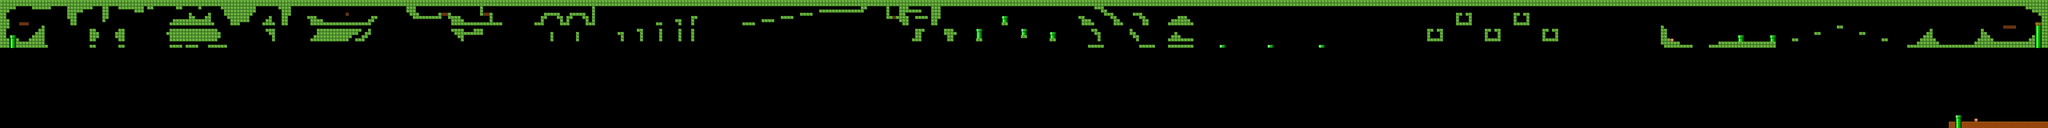

Tiled map render using the project's own tile images. Description and the map definition, with tile-layer contents summarised, below:
An orthogonal 640x40 tile map with 32x32 px tiles, 4 tile layers (land, pipein, pass, bonus), 3 tilesets and 238 objects (176x coin, 43x enemy, 13x wall, 2x bridge, born, ...).

<map version="1.0" orientation="orthogonal" width="640" height="40" tilewidth="32" tileheight="32">
 <tileset firstgid="1" name="blocks" tilewidth="32" tileheight="32">
  <image source="blocks.png" trans="4040ff" width="384" height="512" />
 </tileset>
 <tileset firstgid="193" name="bonus" tilewidth="32" tileheight="32">
  <image source="bonus.png" trans="4040ff" width="256" height="32" />
 </tileset>
 <tileset firstgid="201" name="destination" tilewidth="32" tileheight="32">
  <image source="destination.png" trans="4040ff" width="256" height="32" />
 </tileset>
 <layer name="land" width="640" height="40">
  <data>[25600 cells, 2430 non-empty, 11 distinct tile ids]</data>
 </layer>
 <layer name="pipein" width="640" height="40">
  <data>[25600 cells, 2 non-empty, 1 distinct tile ids]</data>
 </layer>
 <layer name="pass" width="640" height="40">
  <data>[25600 cells, 2 non-empty, 2 distinct tile ids]</data>
 </layer>
 <layer name="bonus" width="640" height="40">
  <data>[25600 cells, 13 non-empty, 1 distinct tile ids]</data>
 </layer>
 <objectgroup name="sprites" width="640" height="40">
  <object name="born" x="112" y="320" width="32" height="32">
   <properties>
    <property name="back" value="dc" />
    <property name="mapy" value="-800" />
   </properties>
  </object>
  <object type="bridge" x="448" y="256" width="128" height="32">
   <properties>
    <property name="created" value="0" />
    <property name="direct" value="rr" />
    <property name="length" value="500" />
   </properties>
  </object>
  <object type="bridge" x="448" y="416" width="128" height="32">
   <properties>
    <property name="created" value="0" />
    <property name="direct" value="rr" />
    <property name="length" value="500" />
   </properties>
  </object>
  <object name="coin" type="wall" x="256" y="224" width="32" height="32">
   <properties>
    <property name="created" value="0" />
    <property name="id" value="1" />
   </properties>
  </object>
  <object name="flower" type="wall" x="224" y="224" width="32" height="32">
   <properties>
    <property name="created" value="0" />
    <property name="id" value="1" />
   </properties>
  </object>
  <object name="coin" type="wall" x="192" y="224" width="32" height="32">
   <properties>
    <property name="created" value="0" />
    <property name="id" value="1" />
   </properties>
  </object>
  <object name="cn" type="coin" x="1024" y="320" width="32" height="32">
   <properties>
    <property name="created" value="0" />
   </properties>
  </object>
  <object name="cn" type="coin" x="1056" y="352" width="32" height="32">
   <properties>
    <property name="created" value="0" />
   </properties>
  </object>
  <object name="cn" type="coin" x="1056" y="320" width="32" height="32">
   <properties>
    <property name="created" value="0" />
   </properties>
  </object>
  <object name="cn" type="coin" x="1024" y="352" width="32" height="32">
   <properties>
    <property name="created" value="0" />
   </properties>
  </object>
  <object name="cn" type="coin" x="1088" y="352" width="32" height="32">
   <properties>
    <property name="created" value="0" />
   </properties>
  </object>
  <object name="cn" type="coin" x="1088" y="320" width="32" height="32">
   <properties>
    <property name="created" value="0" />
   </properties>
  </object>
  <object name="cn" type="coin" x="896" y="160" width="32" height="32">
   <properties>
    <property name="created" value="0" />
   </properties>
  </object>
  <object name="cn" type="coin" x="864" y="128" width="32" height="32">
   <properties>
    <property name="created" value="0" />
   </properties>
  </object>
  <object name="cn" type="coin" x="896" y="128" width="32" height="32">
   <properties>
    <property name="created" value="0" />
   </properties>
  </object>
  <object name="cn" type="coin" x="864" y="160" width="32" height="32">
   <properties>
    <property name="created" value="0" />
   </properties>
  </object>
  <object name="cn" type="coin" x="928" y="128" width="32" height="32">
   <properties>
    <property name="created" value="0" />
   </properties>
  </object>
  <object name="cn" type="coin" x="928" y="160" width="32" height="32">
   <properties>
    <property name="created" value="0" />
   </properties>
  </object>
  <object name="cn" type="coin" x="1184" y="160" width="32" height="32">
   <properties>
    <property name="created" value="0" />
   </properties>
  </object>
  <object name="cn" type="coin" x="1152" y="128" width="32" height="32">
   <properties>
    <property name="created" value="0" />
   </properties>
  </object>
  <object name="cn" type="coin" x="1184" y="128" width="32" height="32">
   <properties>
    <property name="created" value="0" />
   </properties>
  </object>
  <object name="cn" type="coin" x="1152" y="160" width="32" height="32">
   <properties>
    <property name="created" value="0" />
   </properties>
  </object>
  <object name="cn" type="coin" x="1216" y="128" width="32" height="32">
   <properties>
    <property name="created" value="0" />
   </properties>
  </object>
  <object name="cn" type="coin" x="1216" y="160" width="32" height="32">
   <properties>
    <property name="created" value="0" />
   </properties>
  </object>
  <object name="hedgehog" type="enemy" x="928" y="256" width="32" height="32">
   <properties>
    <property name="created" value="0" />
   </properties>
  </object>
  <object name="cn" type="coin" x="1472" y="192" width="32" height="32">
   <properties>
    <property name="created" value="0" />
   </properties>
  </object>
  <object name="cn" type="coin" x="1472" y="160" width="32" height="32">
   <properties>
    <property name="created" value="0" />
   </properties>
  </object>
  <object name="cn" type="coin" x="1440" y="160" width="32" height="32">
   <properties>
    <property name="created" value="0" />
   </properties>
  </object>
  <object name="cn" type="coin" x="1440" y="192" width="32" height="32">
   <properties>
    <property name="created" value="0" />
   </properties>
  </object>
  <object name="cn" type="coin" x="1312" y="384" width="32" height="32">
   <properties>
    <property name="created" value="0" />
   </properties>
  </object>
  <object name="cn" type="coin" x="1344" y="384" width="32" height="32">
   <properties>
    <property name="created" value="0" />
   </properties>
  </object>
  <object name="cn" type="coin" x="1344" y="352" width="32" height="32">
   <properties>
    <property name="created" value="0" />
   </properties>
  </object>
  <object name="cn" type="coin" x="1312" y="352" width="32" height="32">
   <properties>
    <property name="created" value="0" />
   </properties>
  </object>
  <object name="cn" type="coin" x="1568" y="384" width="32" height="32">
   <properties>
    <property name="created" value="0" />
   </properties>
  </object>
  <object name="cn" type="coin" x="1600" y="384" width="32" height="32">
   <properties>
    <property name="created" value="0" />
   </properties>
  </object>
  <object name="cn" type="coin" x="1600" y="352" width="32" height="32">
   <properties>
    <property name="created" value="0" />
   </properties>
  </object>
  <object name="cn" type="coin" x="1568" y="352" width="32" height="32">
   <properties>
    <property name="created" value="0" />
   </properties>
  </object>
  <object name="destination" x="19744" y="1184" width="32" height="32">
   <properties>
    <property name="castle" value="0" />
    <property name="mapy" value="0" />
   </properties>
  </object>
  </objectgroup>
</map>
<!-- 200 of 238 objects omitted -->
